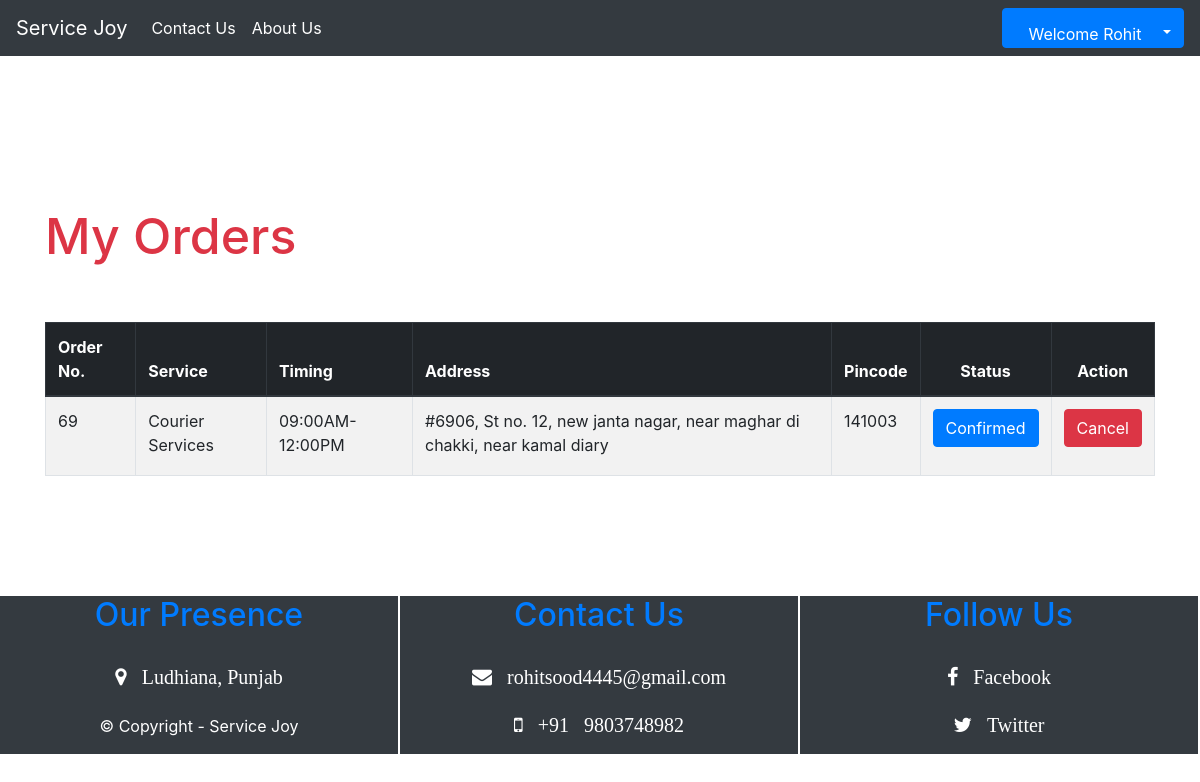
The page /myorders.php (signed in) on the database its author committed.
### tables this page shows
CREATE TABLE `orders` (
  `id` bigint(20) NOT NULL,
  `service` varchar(255) NOT NULL,
  `pname` varchar(255) NOT NULL,
  `mobile` varchar(255) NOT NULL,
  `pincode` varchar(255) NOT NULL,
  `city` varchar(255) NOT NULL,
  `state` varchar(255) NOT NULL,
  `address` varchar(255) NOT NULL,
  `time` varchar(255) NOT NULL,
  `status` varchar(255) NOT NULL DEFAULT 'confirmed',
  `custid` bigint(20) NOT NULL
);

### myorders.php (the view, shortened to what this page needs)
<?php
include 'config.php';
$custid =  $_SESSION['id'];
$query = "select * from orders where custid = '$custid'";
$result = mysqli_query($con, $query) or die(mysqli_error($con));
?>
<!DOCTYPE html>
<html lang="en">
<head>
<?php include 'headfiles.php'; ?>
</head>
<body style="background-image: url(img/wall1.jpg);background-repeat: no-repeat;background-size: cover;">
<?php include 'navbar.php'; ?>
<div class="container" style="margin-top: 150px; margin-bottom: 120px;">
<h3 class="text-danger" style="font-size: 50px;">My Orders</h3><br><br>
<table class="table table-striped table-bordered table-hover">
    <thead class="thead-dark">
      <tr>
        <th>Order No.</th>
        <th>Service</th>
        <th>Timing</th>
        <th>Address</th>
        <th>Pincode</th>
        <th> <center> Status </center> </th>
        <th> <center> Action </center> </th>
      </tr>
    </thead>
    <tbody>
      <tr>
        <?php
         while ($row = mysqli_fetch_array($result,MYSQLI_ASSOC)) { ?>
        <td> <?php echo $row['id']; ?> </td>
        <td> <?php echo $row['service']; ?> </td>
        <td> <?php echo $row['time']; ?> </td>
        <td> <?php echo $row['address']; ?> </td>
        <td> <?php echo $row['pincode']; ?> </td>
        <td>
          <p name="edit" class="btn btn-primary"> Confirmed </p>
        </td>
        <td>
          <a name="delete" name="sbm" class="btn btn-danger" href="myorders.php?orderid=<?php echo $row['id']; ?>" >Cancel</a>
        </td>
      </tr>
      <?php  } ?>
    </tbody>
  </table>
</div>
<footer>
<?php include 'footer.php'; ?>
</footer>
</body>
</html>

### myorders.php (style rules this page uses)
body { padding:0; margin:0; height:100%; }

### rows shown on the page
orders: id "69", service "Courier Services", time "09:00AM-12:00PM", address "#6906, St no. 12, new janta nagar, near maghar di chakki, near kamal diary", pincode "141003"

### other values the page prints
$_SESSION['name'] "Rohit"
